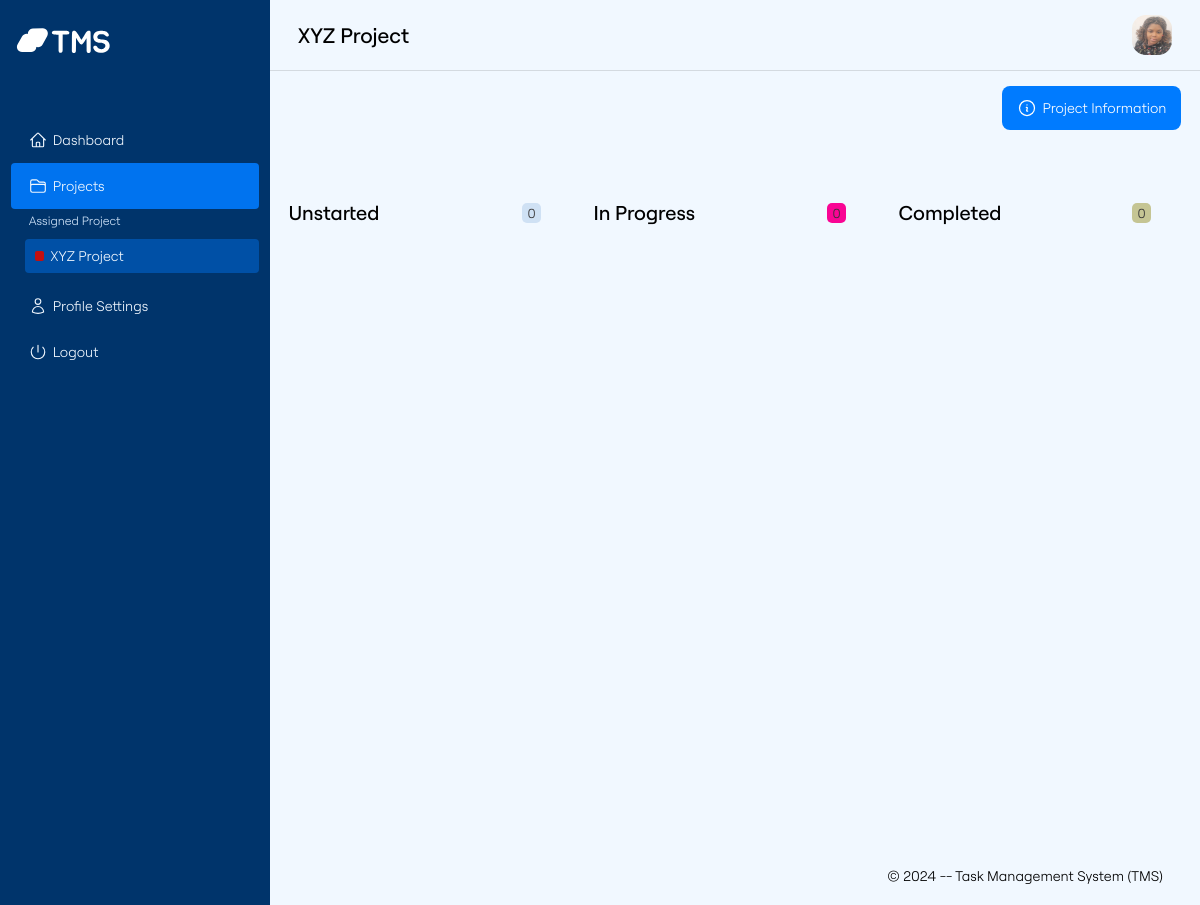
Screenshot of /user/a/project.php?slug=172682315666ed3af455dfb (signed in) with the database file from the repository.
### tables this page shows
CREATE TABLE `projects_tb` (
  `project_id` bigint(20) NOT NULL,
  `project_slug` varchar(255) NOT NULL,
  `project_name` varchar(255) NOT NULL,
  `creator_id` bigint(20) NOT NULL,
  `project_deadline` date NOT NULL,
  `project_color` varchar(35) NOT NULL DEFAULT '#ccc',
  `project_status` int(11) NOT NULL DEFAULT 0,
  `created_at` timestamp NOT NULL DEFAULT current_timestamp(),
  `updated_at` timestamp NOT NULL DEFAULT current_timestamp()
);

CREATE TABLE `users_tb` (
  `user_id` bigint(20) NOT NULL,
  `user_slug` varchar(255) NOT NULL,
  `user_fullname` varchar(255) NOT NULL,
  `user_email` varchar(255) NOT NULL,
  `user_username` varchar(255) NOT NULL,
  `user_password` varchar(255) NOT NULL,
  `user_picture` text DEFAULT NULL,
  `created_at` timestamp NOT NULL DEFAULT current_timestamp(),
  `updated_at` timestamp NOT NULL DEFAULT current_timestamp()
);

### server/model/BaseModel.php (called while the page is built, shortened)
<?php
class BaseModel
{
    private $dbconnector;
    function __construct(DatabaseHandler $databaseHandler)
    {
        $this->dbconnector = $databaseHandler->connection();
    }
    protected function fetch($sql, $payload = []): array
    {
        $stmt = $this->dbconnector->prepare($sql);
        $stmt->setFetchMode(\PDO::FETCH_ASSOC);
        $stmt->execute($payload);
        $response = $stmt->fetch();
        return is_array($response) ? $response : [];
    }
    protected function fetchMany($sql, $payload = []): array
    {
        $stmt = $this->dbconnector->prepare($sql);
        $stmt->setFetchMode(\PDO::FETCH_ASSOC);
        $stmt->execute($payload);
        return $stmt->fetchAll();
    }
}

### server/config/MysqlDBH.php (called while the page is built, shortened)
<?php
class MysqlDBH implements DatabaseHandler
{
    private $host = 'localhost';
    private $password = "";
    private $dbname = "tms";
    private $username = 'root';
    private $charset = 'utf8mb4';
    private $connectionString;
    function __construct()
    {
        try {
            $dsn = "mysql:host=$this->host;charset=$this->charset;dbname=$this->dbname";
            $this->connectionString = new \PDO($dsn, $this->username, $this->password);
        } catch (\Exception $ex) {
            echo ('Oooooops; we are unable to connect to server at the moment...');
        }
    }
    function connection()
    {
        return $this->connectionString;
    }
}

### server/model/Project.php (called while the page is built, shortened)
<?php
class Project extends BaseModel
{
    private $table_name = 'projects_tb';
    function fetchProjectBySlug(string $slug)
    {
        $sql = "SELECT $this->table_name.*, users_tb.user_picture, users_tb.user_fullname, users_tb.user_username FROM $this->table_name LEFT JOIN users_tb ON $this->table_name.creator_id = users_tb.user_id WHERE project_slug = ? ";
        $response = $this->fetch($sql, [$slug]);
        return $response;
    }
}

### server/services/ProjectService.php (called while the page is built, shortened)
<?php
class ProjectService implements ProjectServiceImpl
{
    private $model;
    private $modelPU;
    private $modelTask;
    function __construct()
    {
        $connector = new MysqlDBH();
        $this->model = new Project($connector);
        $this->modelPU = new ProjectUser($connector);
        $this->modelTask = new Task($connector);
    }
    function getProjectBySlug(string $slug): string
    {
        $response = $this->model->fetchProjectBySlug($slug);
        if (count($response) > 0) {
            $_res = $this->modelTask->fetchTaskByProject((int) $response["project_id"]);
            $response["tasks"] = $_res;
        }
        return ResponseDto::json($response, 200);
    }
    function getProjectMembers(int $project_id): string
    {
        $response = $this->modelPU->fetchProjectMembers($project_id);
        return ResponseDto::json($response);
    }
}

### server/controller/ProjectController.php (called while the page is built, shortened)
<?php
class ProjectController
{
    private $projectService;
    function __construct()
    {
        $this->projectService = new ProjectService();
    }
    function getProjectBySlug(string $slug)
    {
        return $this->projectService->getProjectBySlug($slug);
    }
    function getProjectMembers(int $id)
    {
        return $this->projectService->getProjectMembers($id);
    }
}

### server/services/UserService.php (called while the page is built, shortened)
<?php
class UserService implements UserServiceImpl
{
    function __construct()
    {
        $mysqlConnector = new MysqlDBH();
    }
}

### server/services/MediaService.php (called while the page is built, shortened)
<?php
class MediaService implements MediaServiceImpl
{
    function __construct()
    {
        $connector = new MysqlDBH();
    }
}

### server/model/Task.php (called while the page is built, shortened)
<?php
class Task extends BaseModel
{
    private $table_name = 'tasks_tb';
    function fetchTaskByProject(int $_project_id)
    {
        $sql = "SELECT $this->table_name.*, users_tb.user_fullname, users_tb.user_picture FROM $this->table_name LEFT JOIN users_tb ON $this->table_name.assigned_to = users_tb.user_id WHERE task_project_id = ?";
        $response = $this->fetchMany($sql, [$_project_id]);
        return $response;
    }
}

### server/dto/ResponseDto.php (called while the page is built, shortened)
<?php
class ResponseDto
{
    static function json($message, int $status = 404, array $data = [])
    {
        return json_encode(["message" => $message, "status_code" => $status, "data" => $data]);
    }
}

### server/model/ProjectUser.php (called while the page is built, shortened)
<?php
class ProjectUser extends BaseModel
{
    private $table_name = 'project_user_tb';
    function fetchProjectMembers(int $_id)
    {
        $sql = "SELECT $this->table_name.*, users_tb.user_username, users_tb.user_fullname, users_tb.user_email, users_tb.user_picture FROM $this->table_name LEFT JOIN users_tb ON $this->table_name.pu_member = users_tb.user_id  WHERE pu_project_id = ?";
        $response = $this->fetchMany($sql, [$_id]);
        return $response;
    }
}

### server/utils/Helper.php (called while the page is built, shortened)
<?php
class Helper
{
    public static function loadImage($url)
    {
        if ($url != null && strlen(trim($url)) > 8) {
            return $url;
        }
        return "../static/images/no-image.png";
    }
}

### user/a/project.php (the view, shortened to what this page needs)
<?php
$user = [];
$project = [];
$tasks_unstarted = [];
$tasks_completed = [];
$tasks_inprogress = [];
if (isset($_SESSION["is_logged_in"]) && $_SESSION["is_logged_in"] && isset($_SESSION["user"]) && is_array($_SESSION["user"]) && count($_SESSION["user"]) == 9) {
    $controller = new ProjectController();
    $user = $_SESSION["user"];
    if (isset($_GET["slug"]) && strlen(trim($_GET["slug"])) > 5) {
        $slug = $_GET["slug"];
        $res = json_decode($controller->getProjectBySlug($slug), true);
        if ($res["status_code"] == 200 && $res["message"]["project_id"]) {
            $project_id = (int) $res["message"]["project_id"];
            $res_member = json_decode($controller->getProjectMembers($project_id), true);
            $project = $res["message"];
        }
    } else header("refresh:0; url=./projects.php");
} else {
    header("location: ../login.php");
}
?>
<!DOCTYPE html>
<html lang="en">
<head>
    <link rel="stylesheet" href="../../static/styles/dashboard.css">
</head>
<body>
    <div class="container">
        <?php include_once('./include/header.php') ?>
        <main>
            <header>
                <div class="bars">
                    <h1><?php echo isset($project["project_name"]) ? $project["project_name"] : "Undefined title"; ?></h1>
                </div>
                <div class="side_menu">
                    <a href="./setting.php">
                        <div class="image_holder">
                            <?php
                            $pic = $user["user_picture"];
                            if ($pic !== NULL && strlen(trim($pic)) > 9) {
                                echo " <img src='" . Helper::loadImage($pic) . "' alt='' /> ";
                            } else echo Helper::getInitialNames($user["user_fullname"]);
                            ?>
                        </div>
                    </a>
                </div>
            </header>
            <div class="content">
                <div id="submenu">
                    <a href="./project-detail.php?slug=<?php echo isset($project["project_slug"]) ? $project["project_slug"] : ""; ?>">
                        <span>Project Information</span>
                    </a>
                </div>
                <section id="progress">
                    <div id="tabs">
                        <div class="tab-item">
                            <div class="tab-item-header">
                                <h3>Unstarted</h3>
                                <span><?php echo count($tasks_unstarted); ?></span>
                            </div>
                        </div>
                        <div class="tab-item">
                            <div class="tab-item-header">
                                <h3>In Progress</h3>
                                <span style="background-color: #F90594;"><?php echo count($tasks_inprogress); ?></span>
                            </div>
                        </div>
                        <div class="tab-item">
                            <div class="tab-item-header">
                                <h3>Completed</h3>
                                <span style="background-color: #C5C594;"><?php echo count($tasks_completed); ?></span>
                            </div>
                        </div>
                    </div>
                </section>
            </div>
            <footer>
                &copy; <?php echo date("Y") ?> -- Task Management System (TMS)
            </footer>
        </main>
    </div>
</body>
</html>

### rows the page displays
projects_tb: project_name "XYZ Project"
users_tb: user_picture (picture)

### other values shown
$_project["project_name"] "XYZ Project"
count($tasks_unstarted) "0"
count($tasks_inprogress) "0"
count($tasks_completed) "0"
